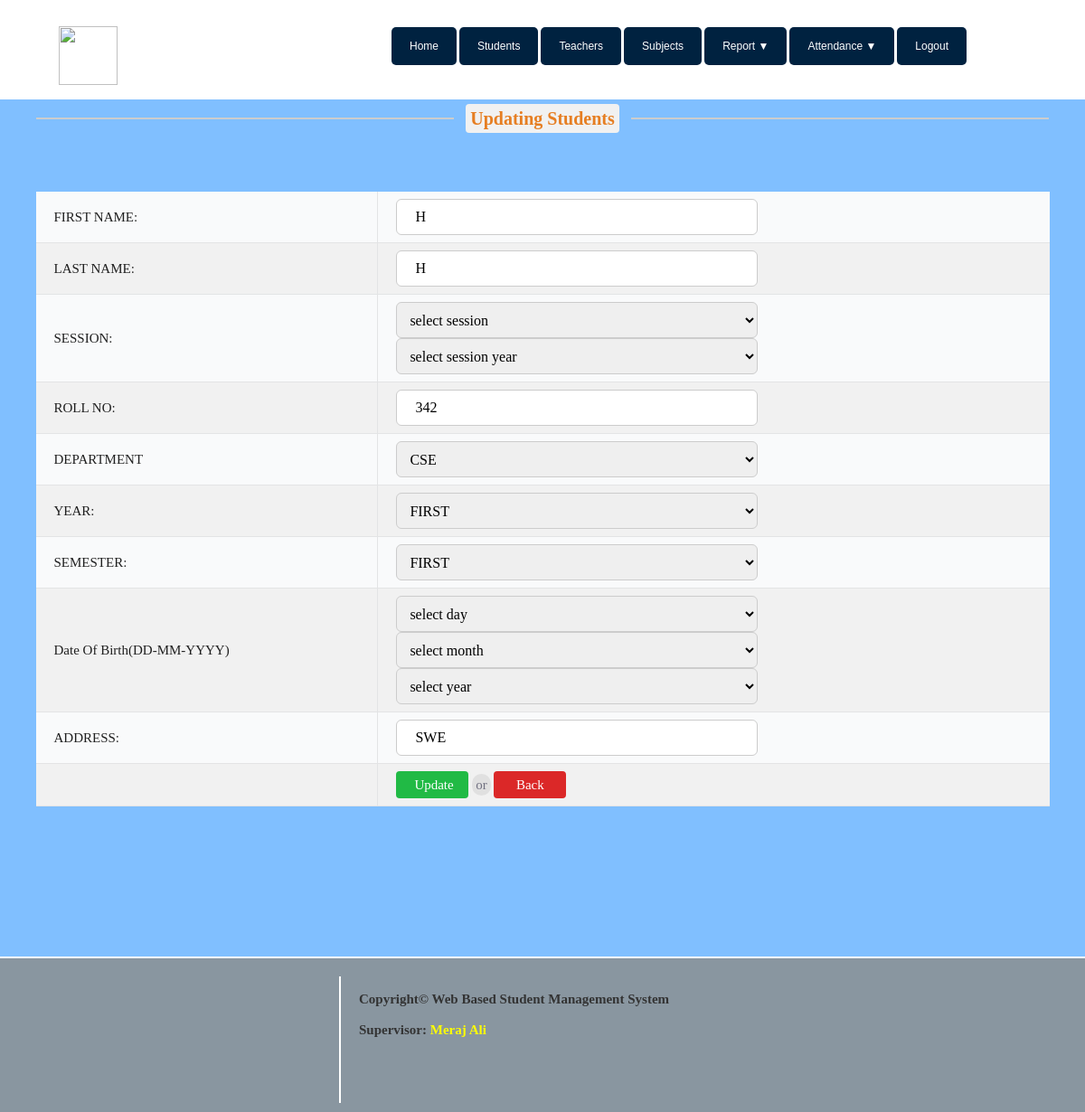
The app's page /student_update_action.php?rn=342 with its own data.
### tables this page shows
CREATE TABLE `bhup` (
  `fname` varchar(50) NOT NULL,
  `lname` varchar(50) NOT NULL,
  `session` varchar(50) NOT NULL,
  `rn` varchar(50) NOT NULL,
  `branch` varchar(50) NOT NULL,
  `year` varchar(50) NOT NULL,
  `semester` varchar(50) NOT NULL,
  `dob` varchar(50) NOT NULL,
  `address` varchar(50) NOT NULL,
  `id` int(11) NOT NULL,
  `pass_code` int(11) NOT NULL
);

### student_update_action.php (the view, shortened to what this page needs)
<?php
$dbhost="localhost";
$dbuser="root";
$dbpass="";
$dbname="sis";
$conn=mysqli_connect("$dbhost","$dbuser","$dbpass") or die("could not connect to mysql");
mysqli_select_db($conn,$dbname);
$rn=$_GET["rn"];
$update = mysqli_query($conn,"SELECT * FROM bhup where rn={$rn}");
?>
<?php
include "include/header.php"; ?>
        <div class="content">
          <div class="text-center">
              <hr class="team_hr team_hr_left hr_gray"/><span class="span_blog txt_darkgrey txt_orange">Updating Students</span>
              <hr class="team_hr team_hr_right hr_gray" />
          </div>
          <br><br><br>
          <?php
              while($key=mysqli_fetch_array($update ,MYSQL_ASSOC))
              { ?>
          <form  method="POST" name="reg" onSubmit="return validate()" action="student_update_action_2.php">
            <center>
              <table bgcolor="" width="80%">
            </center>
                <tr>
                  <td>FIRST NAME:</td>
                  <td><input type="text" name="fn" class="form-control" value="<?php echo $key['fname']; ?>" required/></td>
                </tr>
                <tr>
                  <td>LAST NAME:</td>
                  <td><input type="text" name="ln" class="form-control" value="<?php echo $key['lname']; ?>" required /></td>
                </tr>
                <tr>
                  <td>SESSION:</td>
                  <td>
                  <select name="session2" class="form-control">
                  <option >select session</option>
                  </select>
                  <select name='session' class="form-control" required>
                  <option >select session year</option>
                  </select>
                  </td>
                </tr>
                <tr>
                  <td>ROLL NO:</td>
                  <td><input type="text" name="rn" class="form-control" value="<?php echo $key['rn']; ?>" required></td>
                </tr>
                <tr>
                  <td>DEPARTMENT</td>
                  <td>
                  <select name="branch" class="form-control" required>
                  <option ><?php echo $key['branch']; ?></option>
                  </select>
                  </td>
                </tr>
                <tr>
                  <td>YEAR:</td>
                  <td>
                  <select name="year" class="form-control" required>
                  <option ><?php echo $key['year']; ?></option>
                  </select>
                  </td>
                </tr>
                <tr>
                  <td>SEMESTER:</td>
                  <td>
                  <select name="semester" class="form-control" required>
                  <option ><?php echo $key['semester']; ?></option>
                  </select>
                  </td>
                </tr>
                <tr>
                  <td>Date Of Birth(DD-MM-YYYY)</td>
                  <td><select name="dd" class="form-control" required>
                  <option> select day </option>
                  </select>
                  <select name="mm" class="form-control" required>
                  <option> select month </option>
                  </select>
                  <select name="yy" class="form-control" required>
                  <option>select year</option>
                  </select>
                  </td>
                </tr>
                <tr>
                  <td>ADDRESS:</td>
                  <td><input type="text" name="address" class="form-control" value="<?php echo $key['address']; ?>" required /></td>
                </tr>
                <tr>
                  <td>&nbsp;</td>
                  <td>
                    <input class="mini_green_button" type="submit" name="update" value="Update" />
                      <a class="or">or</a>
                    <input class="mini_red_button" type="submit" name="back" value="Back" />
                  </td>
                </tr>
              </table><br><br>
          </form>
      <?php } ?>
        </div>
<?php include "include/footer.php"; ?>

### css/C.css (style rules this page uses)
html,body,p,h2,div,ul,li,a { margin: 0; padding: 0; }
body { background-color: #09123B; background-color:#80BFFF; }
a { text-decoration: none; list-style-type: none; color: #37a5dd; }
.content { position: relative; top:110px; //min-height: 2000px; min-height: 270px; //width: 750px; //width: 100%; //border: 2px solid white; border-radius: 0px; background-color: #80BFFF; color: white; //text-align: center; //text-decoration: none; font-family: Times New Roman; font-size: 20px; font-style: ; font-weight: ; //margin-top: 200px; //margin-left: 230px ; //margin-left: 17%; //margin-right: 280px; padding: 10px; float: ; }
input[type=text], input[type=password],input[type=email] { width: 100%; padding: 12px 20px; //margin: 8px 0; display: inline-block; border: 1px solid #ccc; box-sizing: border-box; }
.text-center { text-align: center; }
.team_hr { //border: 1px solid #fff; width: 39%; float: left; border: 1px solid #cccccc; }
.team_hr_left { //margin-right: 80px; margin-left: 30px; float: left; }
.team_hr_right { //margin-left: 30px; margin-right: 30px; float: right; }
.span_blog { margin-bottom: 80px; }
.txt_orange { color: #e67e22; background-color: #E0E0E0; background-color: #F1F1F1; padding: 5px; border-radius: 4px; font-weight: bold; }
td:first-child { border-left:none }
td:last-child { border-right:none }
tr:nth-child(even) { background-color: #F1F1F1 }
table { border-collapse: collapse; background-color: #F9FAFB; //border-radius: 8px; width: 95%; }
th,td { border-collapse: collapse; border-right: 1px solid #E3E4E5; border-bottom: 1px solid #E3E4E5; padding: 8px 20px; text-align: left; color:#202020; //font-family: sans-serif; font-size: 15px; //height: 40px; //border-radius: 5px; }
.or { //background-color:#FFFFFF; background-color:#E0E0E0;//#C6C6C6; //color:#999999; color: #707080; text-shadow:none; background-image:none; border-radius: 20px; padding: 4px; //float: left; //margin-left: 130px; //text-align: center; font-size: 15px; width: 20px; height: 20px; text-align: center; }
.form-control { border:1px solid #CCCCCC; height: 40px; padding: 5px 10px; font-size: 15px; line-height: 1.33; border-radius: 6px; font-family: Times new roman; font-size: 16px; display: block; width: 400px!important; margin-right: 20px; }
.mini_green_button { background-color:#21BA45; color:#fff; text-shadow:none; border-radius: 4px; border-right: none; padding: 5px 20px; //margin-left: 35px; font-size: 15px; width: 80px; height: 30px; font-family: Glyphicons Halflings; cursor: pointer; border: none; }
.mini_red_button { background-color:#DB2828; color:#fff; text-shadow:none; border-radius: 4px; padding: 5px 20px; //margin-left: 35px; font-size: 15px; width: 80px; height: 30px; font-family: Glyphicons Halflings; cursor: pointer; border: none; }

### records on screen
bhup: fn "H", ln "H", rn "342", branch "CSE", year "FIRST", semester "FIRST", address "SWE"
